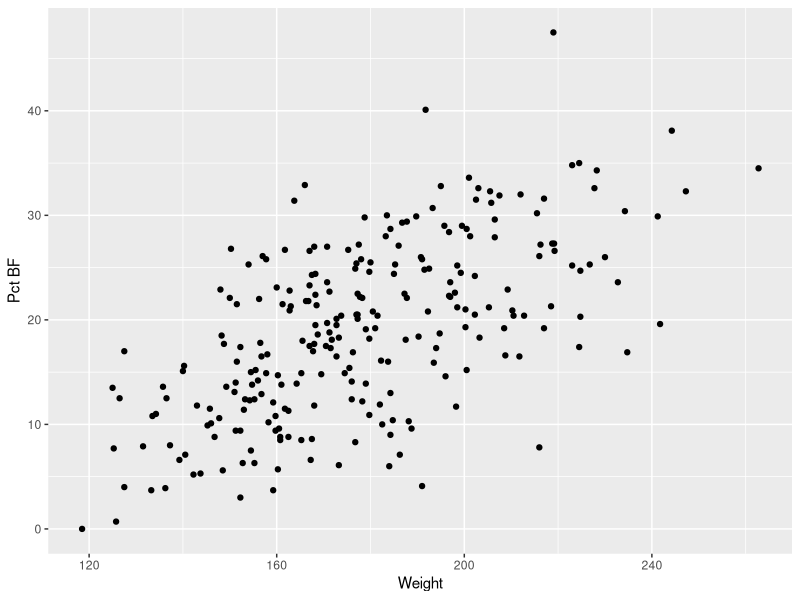
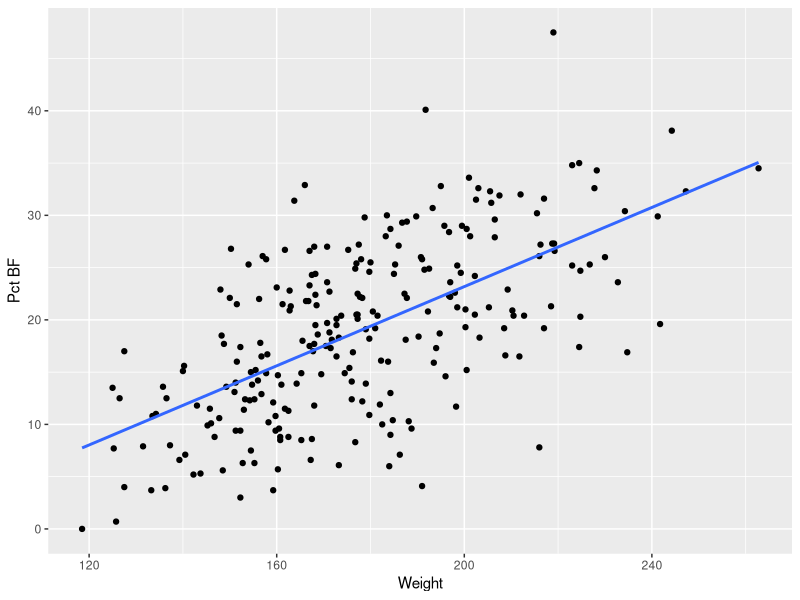
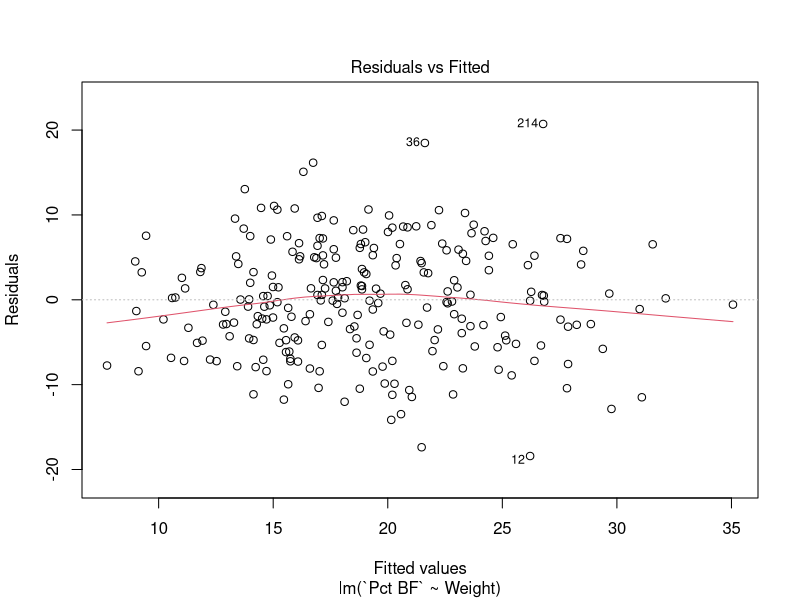
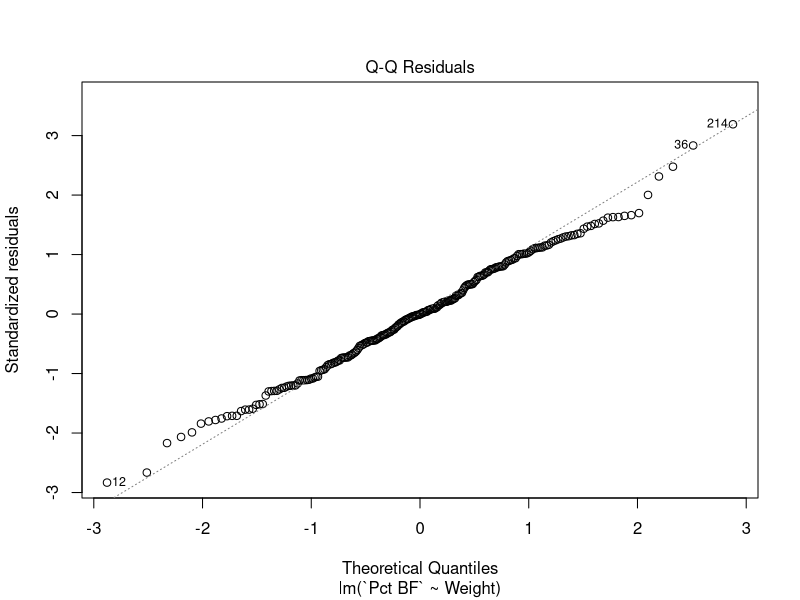
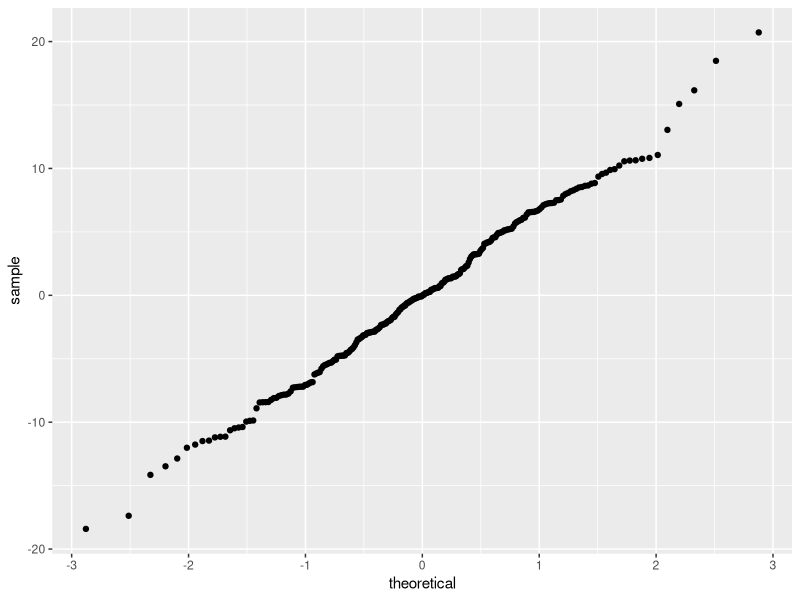
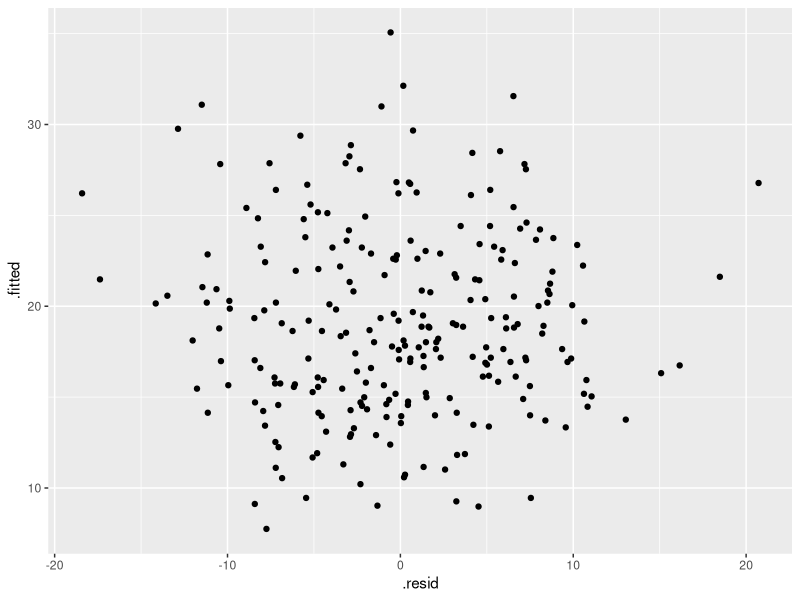

Recreate these plots in R, in order.
# The situation is much simpler with regression exercises, because the example
# datasets are all actual datasets, and not a summary (as was sometimes the case
# with the chi-square goodness of fit chapter.)

# Here's how to to the basic analysis of some variables in the body fat dataset.
# 
# I did some poking around and apparently the dataset is an old classic. A 
# complete description of it is here:
# 
# http://lib.stat.cmu.edu/datasets/bodyfat
# 
# tl;dr Weight is in pounds, Height and waist are in inches, other body parts
# are circumferences in centimetres.


# The tidyverse packages contain most of the tools you'll need.

library(tidyverse)

# Load the data
bodyfat <- read_csv("Chapter_24/Body_fat.csv")

# Scatterplots

bodyfat %>%    # the RStudio keyboard shortcut for this symbol is ctrl + shift + m
  ggplot(aes(x=Weight, y=`Pct BF`)) + 
  geom_point()
  
# To make any other scatterplots just change the variable names.

# Scatterplots with regression line. 

bodyfat %>%    
  ggplot(aes(x=Weight, y=`Pct BF`)) + 
  geom_point() + 
  geom_smooth(method = "lm", se = FALSE) 

# Try without se=FALSE. Also try without method="lm". It produces a smooth curve
# with "error bars", which is cool but not simple regression.

# Estimating the model parameters.

# This uses an R function called "lm" (which stands for "linear model"). There
# is something in R called a "formula", which is where you have your output
# variable on the left and the input variable(s) on the right with a ~ in the
# middle.

# Here is one way to get the estimates. As usual, it's best to save the results
# and then look at them directly.

bf_wt_lm <- lm(`Pct BF` ~ Weight, data = bodyfat)
bf_wt_lm

# To see more details use the following. Right now all we know about are the numbers in the "Estimate" column. 

summary(bf_wt_lm)

# OPTIONAL BUT EFFECTIVE AND RECOMMENDED
# 
# Another way to type the command to get the regression analysis. This takes 
# advantage of RStudio's ability to suggest variable names, which saves typing 
# and prevents errors. I always do things this way.
# 
# What you do is type the dataset name followed by the "pipe" symbol %>% using
# the ctrl + shift + m shortcut, and wherever you put a single period '.'
# (without quotes) R understands you to mean "put the dataset name here".

bodyfat %>% 
  lm(`Pct BF` ~ Weight, data = .)

# Here's how to save the results when you use this method.

bf_wt_lm <- bodyfat %>% 
  lm(`Pct BF` ~ Weight, data = .)

## NEW 2017-02-06: Residual plots

# A simple way to make the residual plots, except you have to be there to hit 
# <enter> to see them one at a time. But, simple. Also, the plots I provide will
# look a little different.

plot(bf_wt_lm, which = 1:2)

# Here's how I make the plots. It requies the broom package which is installed
# as part of the tidyversy but not loaded by default. Load it now.

library(broom)

# First, make a data_frame with the data along with residuals, and some other
# stuff we might see later on.

bf_wt_lm_aug <- augment(bf_wt_lm)

# Normal quantile plot of residuals
bf_wt_lm_aug %>% 
  ggplot(aes(sample = .resid)) + geom_qq()

# Residuals versus fitted values
bf_wt_lm_aug %>% 
  ggplot(aes(x = .resid, y= .fitted)) + geom_point()



